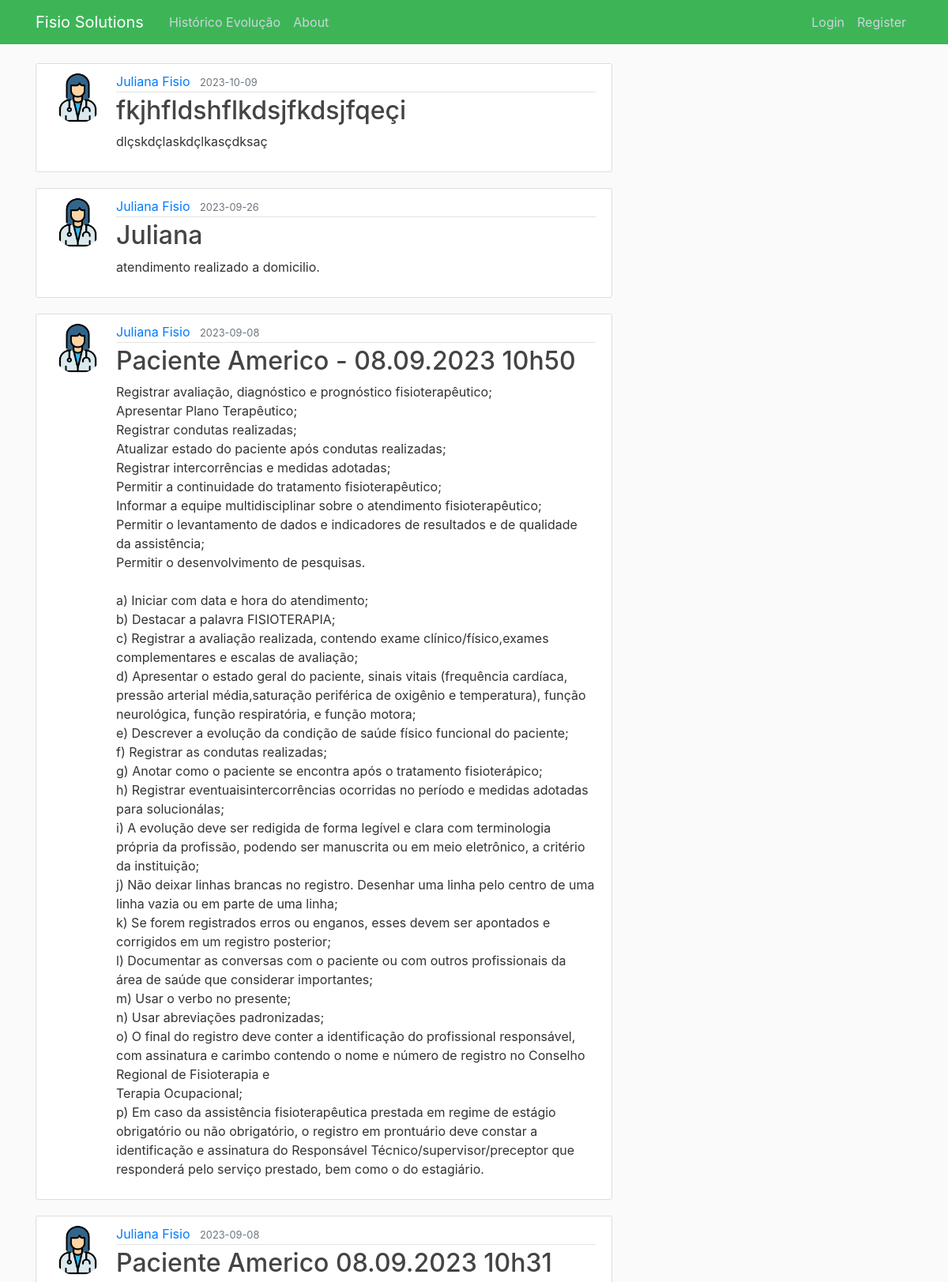
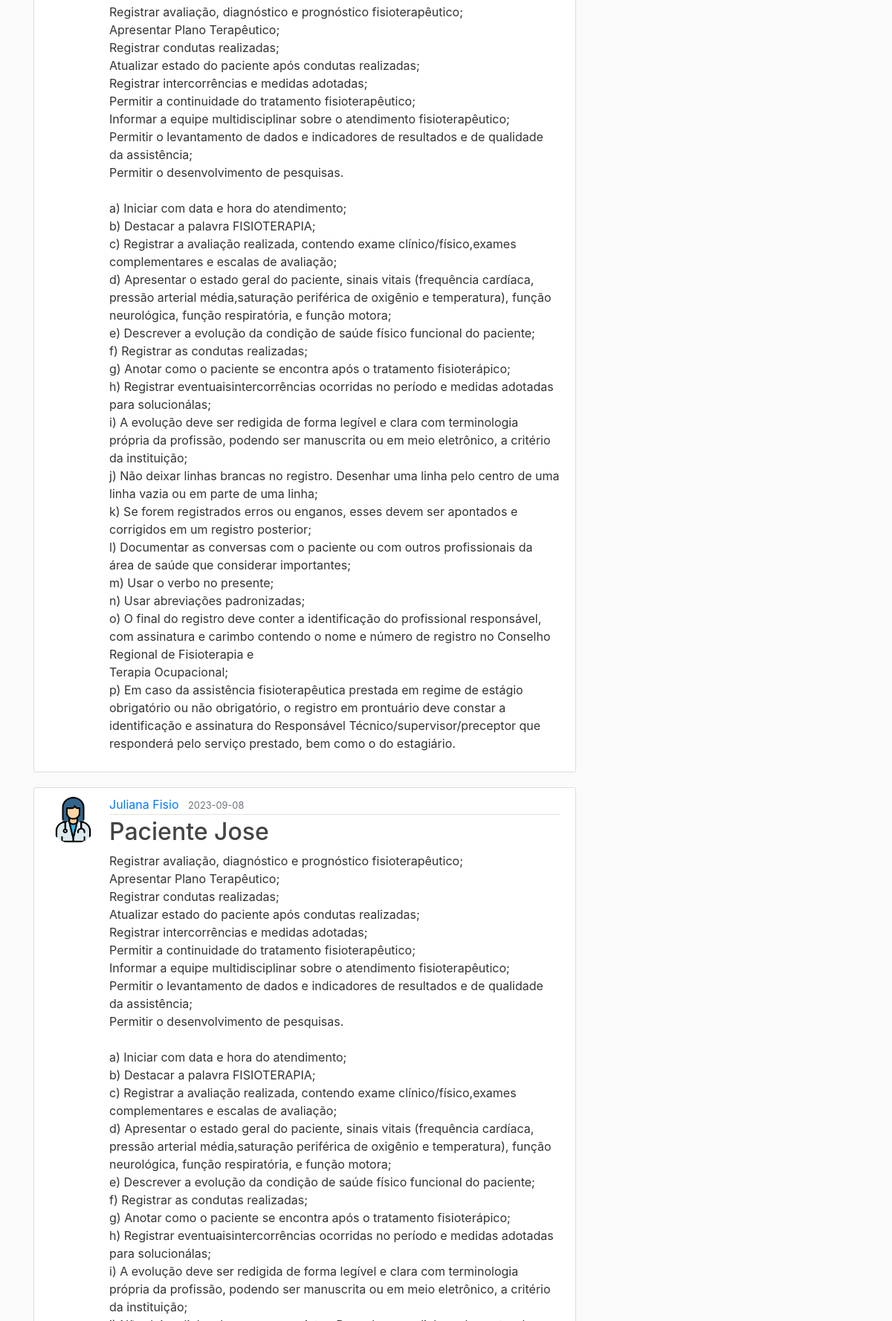
The page /home (upper part) on the database its author committed (2 pictures, top to bottom).
### webapp/models.py (models this page shows, shortened)
class Post(db.Model):
    id = db.Column(db.Integer, primary_key=True)
    title = db.Column(db.String(100), nullable=False)
    date_posted = db.Column(db.DateTime, nullable=False, default=datetime.utcnow)
    content = db.Column(db.Text, nullable=False)
    user_id = db.Column(db.Integer, db.ForeignKey('user.id'), nullable=False)

class User(db.Model, UserMixin):
    id = db.Column(db.Integer, primary_key=True)
    username = db.Column(db.String(20), unique=True, nullable=False)
    email = db.Column(db.String(120), unique=True, nullable=False)
    image_file = db.Column(db.String(20), nullable=False, default='default.jpg')
    password = db.Column(db.String(60), nullable=False)
    posts = db.relationship('Post', backref='author', lazy=True)

### webapp/main/routes.py (the view)
@main.route("/")
@main.route("/home")
def home():
    page = request.args.get('page', 1, type=int)
    posts = Post.query.order_by(Post.date_posted.desc()).paginate(page=page, per_page=5)
    return render_template('home.html', posts=posts)

### webapp/templates/home.html (shortened to what this page needs)
{% extends "layout.html" %}
{% block content %}
    {% for post in posts.items %}
        <article class="media content-section">
          <img class="rounded-circle article-img" src="{{ url_for('static', filename='profile_pics/' + post.author.image_file) }}">
          <div class="media-body">
            <div class="article-metadata">
              <a class="mr-2" href="{{ url_for('users.user_posts', username=post.author.username) }}">{{ post.author.username }}</a>
              <small class="text-muted">{{ post.date_posted.strftime('%Y-%m-%d') }}</small>
            </div>
            <h2><a class="article-title" href="{{ url_for('posts.post', post_id=post.id) }}">{{ post.title }}</a></h2>
            <p class="article-content">{{ post.content }}</p>
          </div>
        </article>
    {% endfor %}
{% endblock content %}

### webapp/templates/layout.html (shortened to what this page needs)
<!DOCTYPE html>
<html>
<head>
    <link rel="stylesheet" href="https://maxcdn.bootstrapcdn.com/bootstrap/4.0.0/css/bootstrap.min.css">
    <link rel="stylesheet" type="text/css" href="{{ url_for('static', filename='main.css') }}">
</head>
<body>
    <header class="site-header">
      <nav class="navbar navbar-expand-md navbar-dark bg-steel fixed-top">
        <div class="container">
          <a class="navbar-brand mr-4" href="/">Fisio Solutions</a>
          <div class="collapse navbar-collapse" id="navbarToggle">
            <div class="navbar-nav mr-auto">
              <a class="nav-item nav-link" href="{{ url_for('main.home') }}">Histórico Evolução</a>
              <a class="nav-item nav-link" href="{{ url_for('main.about') }}">About</a>
            </div>
            <div class="navbar-nav">
              {% if current_user.is_authenticated %}
                <a class="nav-item nav-link" href="{{ url_for('posts.new_post') }}">Nova Evolução</a>
                <a class="nav-item nav-link" href="{{ url_for('users.account') }}">Conta</a>
                <a class="nav-item nav-link" href="{{ url_for('users.logout') }}">Logout</a>
              {% else %}
                <a class="nav-item nav-link" href="{{ url_for('users.login') }}">Login</a>
                <a class="nav-item nav-link" href="{{ url_for('users.register') }}">Register</a>
              {% endif %}
            </div>
          </div>
        </div>
      </nav>
    </header>
    <main role="main" class="container">
      <div class="row">
        <div class="col-md-8">
          {% block content %}{% endblock %}
        </div>
          </div>
    </main>
</body>
</html>

### webapp/static/main.css (style rules this page uses)
body { background: #fafafa; color: #333333; margin-top: 5rem; }
h1, h2, h3, h4, h5, h6 { color: #444444; }
.bg-steel { background-color: #3db557; }
.site-header .navbar-nav .nav-link { color: #cbd5db; }
.content-section { background: #ffffff; padding: 10px 20px; border: 1px solid #dddddd; border-radius: 3px; margin-bottom: 20px; }
.article-title { color: #444444; }
.article-content { white-space: pre-line; }
.article-img { height: 65px; width: 65px; margin-right: 16px; }
.article-metadata { padding-bottom: 1px; margin-bottom: 4px; border-bottom: 1px solid #e3e3e3 }

### rows shown on the page
Post: image_file (placeholder picture), author.username "Juliana Fisio", date_posted "2023-10-09", title "fkjhfldshflkdsjfkdsjfqeçi", content "dlçskdçlaskdçlkasçdksaç"
Post: image_file (placeholder picture), author.username "Juliana Fisio", date_posted "2023-09-26", title "Juliana", content "atendimento realizado a domicilio."
Post: image_file (placeholder picture), author.username "Juliana Fisio", date_posted "2023-09-08", title "Paciente Americo - 08.09.2023 10h50", content "Registrar avaliação, diagnóstico e prognóstico fisioterapêutico; Apresentar Plano Terapêutico; Registrar condutas realizadas; Atualizar estado do paciente após condutas realizadas; Registrar intercorrências e medidas adotadas; Permitir a continuidade do tratamento fisioterapêutico; Informar a equipe multidisciplinar sobre o atendimento fisioterapêutico; Permitir o levantamento de dados e indicadores de resultados e de qualidade da assistência; Permitir o desenvolvimento de pesquisas. a) Iniciar com data e hora do atendimento; b) Destacar a palavra FISIOTERAPIA; c) Registrar a avaliação realizada, contendo exame clínico/físico,exames complementares e escalas de avaliação; d) Apresentar o…"
Post: image_file (placeholder picture), author.username "Juliana Fisio", date_posted "2023-09-08", title "Paciente Americo 08.09.2023 10h31", content "Registrar avaliação, diagnóstico e prognóstico fisioterapêutico; Apresentar Plano Terapêutico; Registrar condutas realizadas; Atualizar estado do paciente após condutas realizadas; Registrar intercorrências e medidas adotadas; Permitir a continuidade do tratamento fisioterapêutico; Informar a equipe multidisciplinar sobre o atendimento fisioterapêutico; Permitir o levantamento de dados e indicadores de resultados e de qualidade da assistência; Permitir o desenvolvimento de pesquisas. a) Iniciar com data e hora do atendimento; b) Destacar a palavra FISIOTERAPIA; c) Registrar a avaliação realizada, contendo exame clínico/físico,exames complementares e escalas de avaliação; d) Apresentar o…"
Post: image_file (placeholder picture), author.username "Juliana Fisio", date_posted "2023-09-08", title "Paciente Jose"
